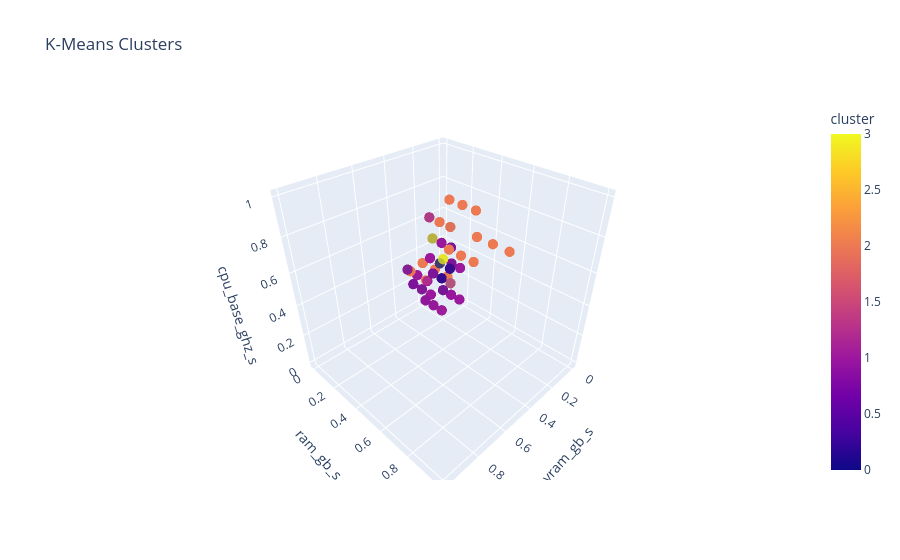

This figure's notebook cell:
### Markdown cell above
Below i visuallised a 3D scatter plot to see how the clusters are made for the 3 highest correlated features

### Code cell
## Get cluster labels for each data point
cluster_labels = kmeans.labels_

## Combine with original data in a new DataFrame
df_cluster['price'] = y.values
df_cluster[['cpu_threads_s','cpu_base_ghz_s','vram_gb_s','ram_gb_s','storage_gb_s','display_size_in_s','refresh_hz_s','psu_watts_s']] = X_cluster_feats


# 3D scatter plot
import plotly.express as px

colors = ['#1f77b4', '#ff7f0e', '#2ca02c']
fig = px.scatter_3d(
    df_cluster,
    x='vram_gb_s',
    y='ram_gb_s',
    z='cpu_base_ghz_s',
    color='cluster',
    title='K-Means Clusters',
    opacity=0.7,
    color_discrete_sequence=colors
)
fig.update_traces(marker=dict(symbol='circle', size=6))
fig.show()

### Figure 1 — Plotly figure (JSON) as saved in the notebook; plotly's stock layout.template omitted (floating-point values rounded to 4 significant figures; data arrays with more than 128 entries replaced by an {"elided": "..."} marker saying what was removed)
{"data": [{"hovertemplate": "vram_gb_s=%{x}<br>ram_gb_s=%{y}<br>cpu_base_ghz_s=%{z}<br>cluster=%{marker.color}<extra></extra>", "legendgroup": "", "marker": {"color": {"elided": "22870 int values"}, "coloraxis": "coloraxis", "opacity": 0.7, "size": 6, "symbol": "circle"}, "mode": "markers", "name": "", "scene": "scene", "showlegend": false, "type": "scatter3d", "x": {"elided": "22870 float values"}, "y": {"elided": "22870 float values"}, "z": {"elided": "22870 float values"}}], "layout": {"coloraxis": {"colorbar": {"title": {"text": "cluster"}}, "colorscale": [[0, "#0d0887"], [0.1111, "#46039f"], [0.2222, "#7201a8"], [0.3333, "#9c179e"], [0.4444, "#bd3786"], [0.5556, "#d8576b"], [0.6667, "#ed7953"], [0.7778, "#fb9f3a"], [0.8889, "#fdca26"], [1, "#f0f921"]]}, "legend": {"tracegroupgap": 0}, "scene": {"domain": {"x": [0, 1], "y": [0, 1]}, "xaxis": {"title": {"text": "vram_gb_s"}}, "yaxis": {"title": {"text": "ram_gb_s"}}, "zaxis": {"title": {"text": "cpu_base_ghz_s"}}}, "title": {"text": "K-Means Clusters"}}}
